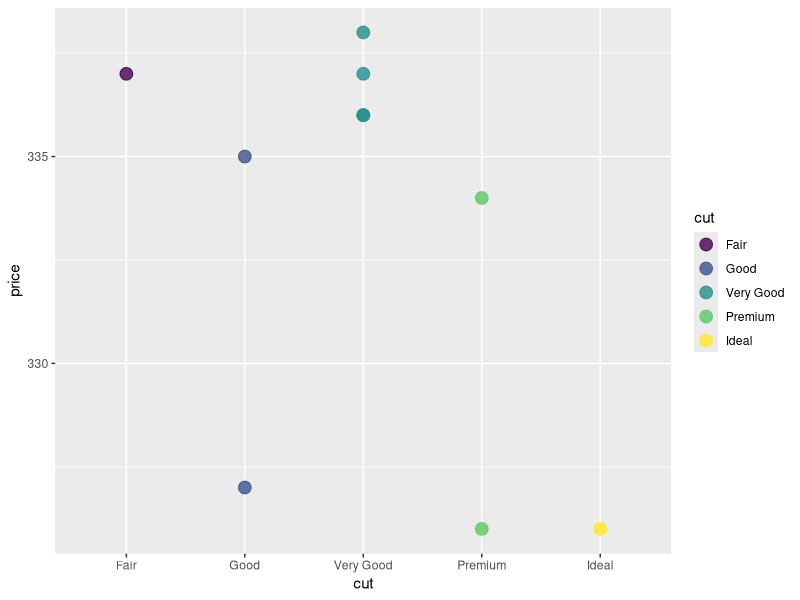
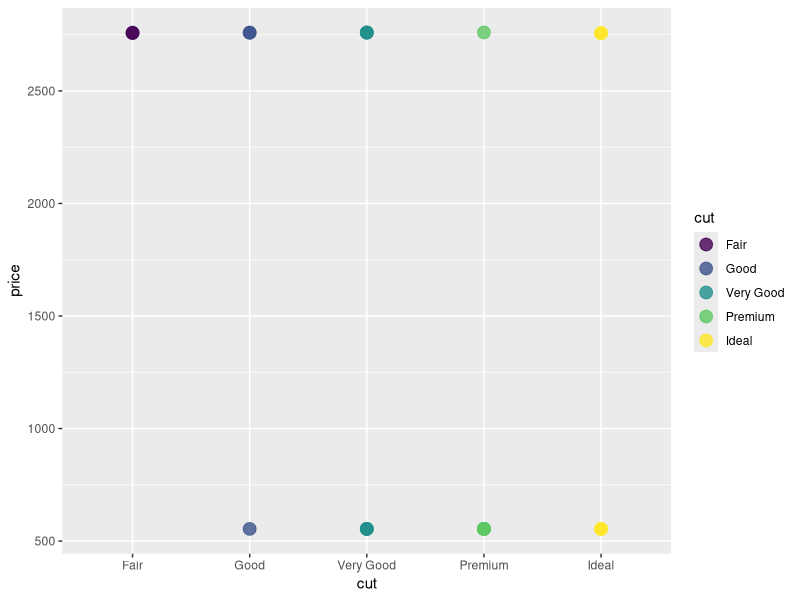
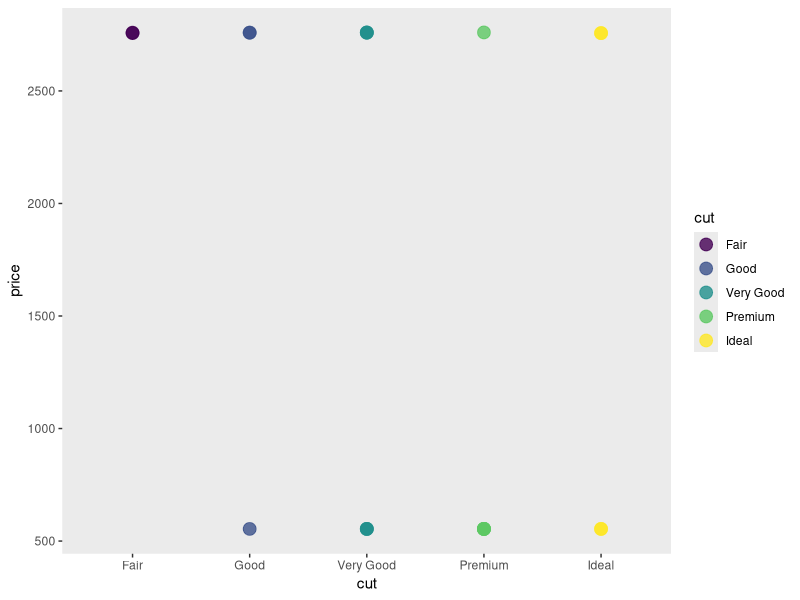
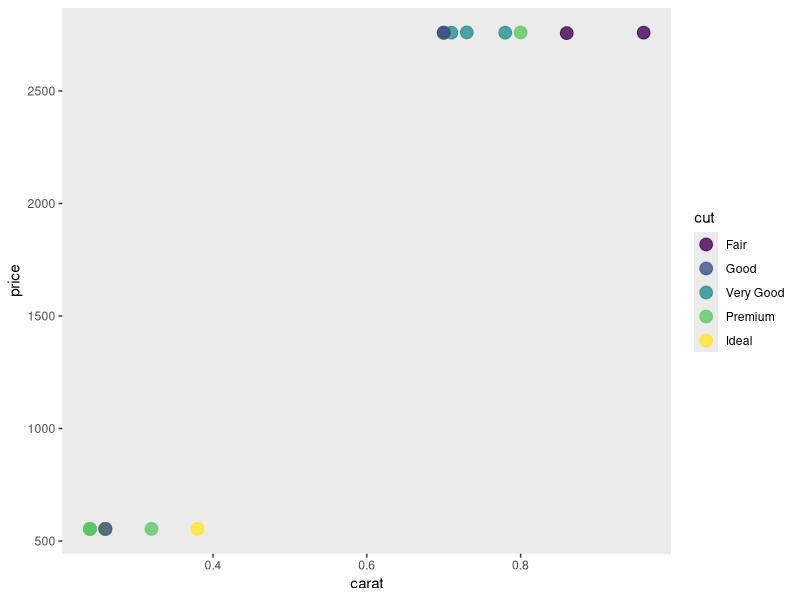
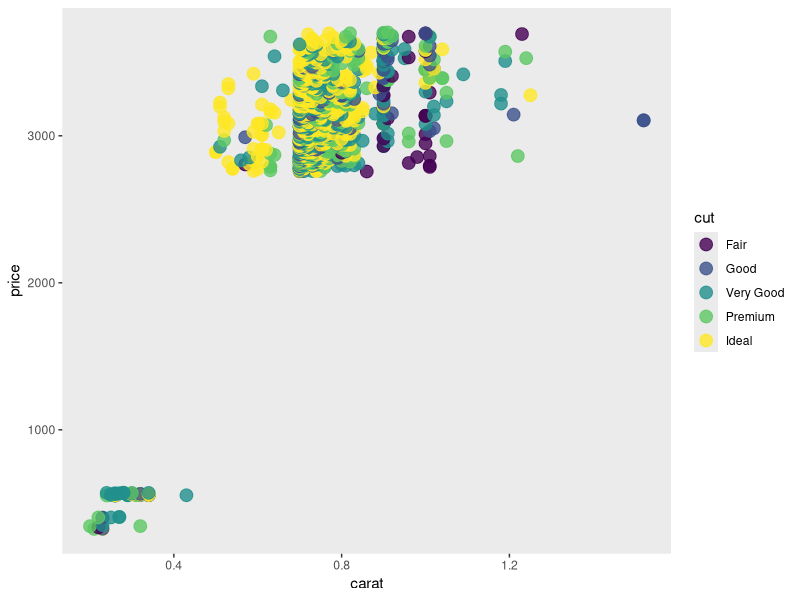

The R script that drew these images, in order:
## ---- chunk 1

#To read some pieces of code that other people have already written, we can borrow those codebooks from the R library. 

#Here, we borrow some instructions for making plots, which also includes the sample dataset called 'diamonds', by calling up the code using the 'library' function:  
library(ggplot2)

#This is like checking out a codebook from the library - you get to keep it at hand as long as you're working in this space.

#The 'head' command in bash has the same name in R, but it is a function too: 
head(diamonds)

#To change the number of rows displayed, it looks like this: 
head(diamonds, n=10)

#We also talked about how the function nrow() works just like the bash command (word count) that tells us how many lines are in a file: wc -l
nrow(diamonds)
## ---- chunk 2

#This is an example of some student code where they were looking for all the "Good" diamonds: pretty close! 
diamonds[grep("Good",diamonds)]

#Putting results in a variable is good practice if we want to us them later. 

# Use the '<-' combined symbol to "stuff" your code result from the right side into the variable on the left side. You can name the variable whatever you want! We named it 'stud' here: 
stud <- diamonds[grep("Good",diamonds)]

#Let us make a few modifications. 
#First, let's specify that we are looking in rows with a comma after the grep command
#Then let's grep for the pattern in the "cut" column only. 

#To use column information inside the function, we can use SYNTAX like this:
#diamonds$cut. That calls the column "by its name". 

stud2 <- diamonds[grep("Good",diamonds$cut),]
stud2

#Here is a student example of "subsetting" a dataset. 
#This can be a good idea to figure out how the commands work by using smaller datasets.
diamonds[1:10, c("cut","price")] -> dia
dia

#The student code works, but the more typical way to write this is in R is to put the variable name first and the instructions second: 

dia2 <- diamonds[1:10, c("cut", "price")]
dia2


#Much like the 'MATCH' function in excel, the grep function in R returns the index of the matches. 
#Consider this grep function, which searches for the word 'Premium' in the dataframe 'dia2'. Where does it say the matches are? 
matches <- grep("Premium", dia2$cut)
matches

#You should see all of the row numbers returned. So how do we get the information in the rows returned, instead of just which rows have a match? 

#We might try to just use the returned indexes to grab rows: 
dia2[matches,]

#That works! 

#You could also try using the combine function we saw earlier, because we got more than one row number back: 
dia2[c(matches),]

#That works too!

#Finally, let's see if we can stuff the function inside the dataframe to select the right rows, alll in one line of code: 
dia2[grep("Premium", dia2$cut), ]

#I hope you can see that there are LOTS of ways to do things 'right', not just LOTS of ways to get it a little wrong. 

#Another version of grep that students have tried is 'grepl', which returns something called a boolean. 

#Booleans are either 'TRUE' or 'FALSE' for each of the data items surveyed. 

#This could be useful, let's save that list of values in a variable and try some of the same steps as above. 

stud3 <- grepl("Premium", dia2$cut)
stud3
dia2[stud3,]

#Ah! Both booleans from grepl and indexes from grep work!

#Now, I told you the fun part was plotting. How do we? Try this code: 

ggplot(data = dia, aes(x = cut, y = price, color = cut)) +
  geom_point(alpha = 0.8, size =4)

#You'll notice we need to call out plotting function ggplot(). 

#The function needs a dataset (dia), and the variables to use get packaged into the 'aes()' function (aes = aesthetics; how modern!).

#The handy part of ggplot is that we can add-on instructions with extra functions using the '+' sign - kinda like buying upgrades, but free! 

#Here, we add-on upgrades to our datapoints using the function 'geom_point()' and give it a new color opacity using 'alpha' and a new point size using 'size'. Try to change some values and see what happens!  

#For the TASKS, I've created a subset of diamonds called diatask with this command: 

diatask <- diamonds[80:100, c(2,7)]
#print(diatask, n = 20) 

## ---- chunk 3
head(diatask)
#cut and price
## ---- chunk 4
head(diatask, n = nrow(diatask))
## ---- chunk 5
subset(diatask, price < 750)
## ---- chunk 6
#there should be 10 rows in 'sparkles'
print(diatask)
premium  <- diatask[diatask$cut== "Premium", ]
ideal <- diatask[diatask$cut== "Ideal", ]
sparkles <- rbind(premium, ideal)
print(sparkles)
#yes I got 10 for both
## ---- chunk 7
q5 <-ggplot(data = diatask, aes(x = cut, y = price, color = cut)) +
  geom_point(alpha = 0.8, size =4)
ggsave("q5.png", plot = q5)
## ---- chunk 8
q6 <-ggplot(data = diatask, aes(x = cut, y = price, color = cut)) +
  geom_point(alpha = 0.8, size =4) + theme(panel.grid = element_blank())
ggsave("q6.png", plot = q6)

## ---- chunk 9
diasize <- diamonds[80:100, c(1,2,7)]
## ---- chunk 10
q8 <-ggplot(data = diasize, aes(x = carat, y = price, color = cut)) +
  geom_point(alpha = 0.8, size =4) + theme(panel.grid = element_blank())
ggsave("q8.png", plot = q8)
## ---- chunk 11
## Write your answer as a comment here
## ---- chunk 12
my_data <- diamonds[diamonds[, 3] == "E", c(1, 2, 3, 7)]
my_data <- head(my_data, 1000)
q10 <-ggplot(data = my_data, aes(x = carat, y = price, color = cut)) +
  geom_point(alpha = 0.8, size =4) + theme(panel.grid = element_blank())
ggsave("q10.png", plot = q10)
head(diamonds)
